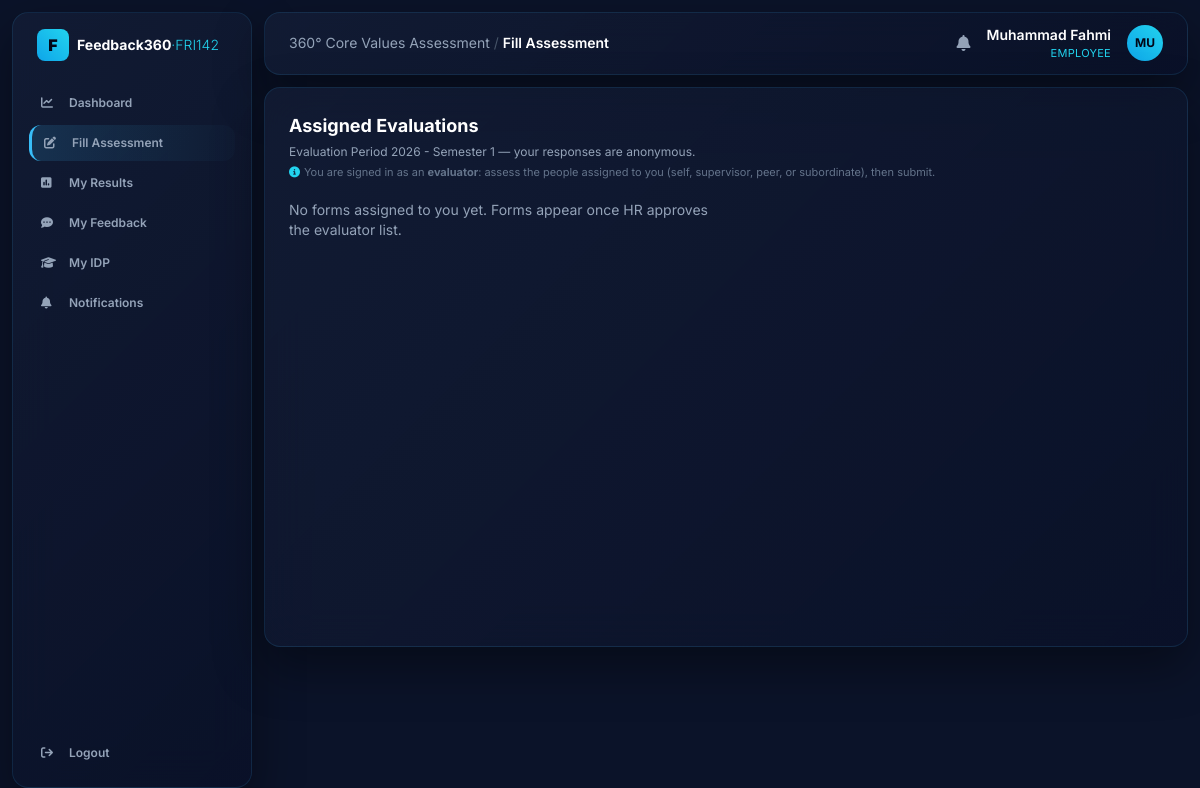
/my-assignments (signed in), run on the app's committed database.
### tables this page shows
CREATE TABLE users (
    id INTEGER PRIMARY KEY AUTOINCREMENT,
    username TEXT UNIQUE NOT NULL,
    password_hash TEXT NOT NULL,
    display_name TEXT NOT NULL,
    role TEXT NOT NULL,                -- admin | hr | management | employee
    employee_id INTEGER REFERENCES employees(id)
);

CREATE TABLE periods (
    id INTEGER PRIMARY KEY AUTOINCREMENT,
    name TEXT NOT NULL,
    start_date TEXT,
    end_date TEXT,
    status TEXT NOT NULL DEFAULT 'draft'   -- draft | active | closed
);

### app.py (the view)
@app.route("/my-assignments")
@require("employee")
def my_assignments():
    period = active_period()
    rows = g.db.execute(
        "SELECT a.*, ae.full_name AS assessee FROM assignments a "
        "JOIN employees ae ON a.assessee_id=ae.id "
        "WHERE a.period_id=? AND a.evaluator_id=? AND a.approval_status='approved' "
        "ORDER BY a.relation_type",
        (period["id"], g.user["employee_id"])).fetchall()
    return render_template("my_assignments.html", rows=rows, period=period)

### app.py (called while the page is built)
@app.before_request
def load_user():
    g.db = get_db()
    g.user = None
    if "uid" in session:
        g.user = g.db.execute(
            "SELECT * FROM users WHERE id=?", (session["uid"],)
        ).fetchone()

def require(*roles):
    def deco(fn):
        @wraps(fn)
        def wrapper(*a, **kw):
            if not g.user:
                return redirect(url_for("login"))
            if roles and g.user["role"] not in roles:
                abort(403)
            return fn(*a, **kw)
        return wrapper
    return deco

@app.context_processor
def inject_globals():
    unread = 0
    if g.get("user"):
        unread = g.db.execute(
            "SELECT COUNT(*) c FROM notifications WHERE is_read=0 AND "
            "(target_role=? OR target_user_id=?)",
            (g.user["role"], g.user["id"]),
        ).fetchone()["c"]
    return dict(user=g.get("user"), VALUES=VALUES, VALUE_LABELS=VALUE_LABELS,
                TARGET=CORPORATE_TARGET, unread=unread)

def active_period():
    return g.db.execute(
        "SELECT * FROM periods WHERE status='active' ORDER BY id DESC LIMIT 1"
    ).fetchone()

### database.py (called while the page is built)
def get_db():
    conn = sqlite3.connect(DB_PATH)
    conn.row_factory = sqlite3.Row
    conn.execute("PRAGMA foreign_keys = ON")
    return conn

### templates/my_assignments.html
{% extends "base.html" %}
{% block heading %}Fill Assessment{% endblock %}
{% block body %}
<h2 class="text-lg font-bold text-white mb-1">Assigned Evaluations</h2>
<p class="text-xs text-slate-400 mb-1">{{ period['name'] }} — your responses are anonymous.</p>
<p class="text-[11px] text-slate-500 mb-5"><i class="fa-solid fa-circle-info mr-1 text-cyan-400"></i>You are signed in as an <strong>evaluator</strong>: assess the people assigned to you (self, supervisor, peer, or subordinate), then submit.</p>
<div class="grid md:grid-cols-2 gap-3">
{% for r in rows %}
  <div class="glossy rounded-xl p-4 flex items-center justify-between">
    <div>
      <div class="text-sm font-semibold text-white">{{ r['assessee'] }}</div>
      <div class="text-[11px] text-cyan-400 uppercase tracking-wide">{{ r['relation_type'] }} assessment</div>
    </div>
    {% if r['submitted'] %}
      <span class="text-emerald-300 text-xs"><i class="fa-solid fa-circle-check mr-1"></i>Submitted</span>
    {% else %}
      <a href="{{ url_for('assess',aid=r['id']) }}" class="btn">Fill form</a>
    {% endif %}
  </div>
{% else %}
  <p class="text-sm text-slate-400">No forms assigned to you yet. Forms appear once HR approves the evaluator list.</p>
{% endfor %}
</div>
{% endblock %}

### templates/base.html (shortened to what this page needs)
<!DOCTYPE html>
<html lang="en">
<head>
<script src="https://cdn.tailwindcss.com"></script>
<link rel="stylesheet" href="https://cdnjs.cloudflare.com/ajax/libs/font-awesome/6.4.0/css/all.min.css">
</head>
<body class="text-slate-200 min-h-screen">
{% if user %}
<div class="flex min-h-screen">
  <aside class="w-60 shrink-0 glossy m-3 rounded-2xl p-4 flex flex-col">
    <div class="flex items-center gap-2 px-2 mb-6">
      <div class="w-8 h-8 bg-gradient-to-tr from-sky-500 to-cyan-400 rounded-lg flex items-center justify-center text-slate-950 font-black">F</div>
      <span class="text-sm font-bold text-white leading-tight">Feedback360<span class="text-cyan-400 font-light">·FRI142</span></span>
    </div>
    {% set R = user['role'] %}
    <nav class="space-y-1 text-xs font-semibold flex-grow">
      {% macro link(ep,icon,label) %}
        <a href="{{ url_for(ep) }}" class="flex items-center gap-3 px-3 py-2.5 rounded-xl navlink {{ 'nav-active' if request.endpoint==ep }}">
          <i class="fa-solid {{ icon }} w-4"></i><span>{{ label }}</span></a>
      {% endmacro %}
      {% if R == 'employee' %}{{ link('my_dashboard','fa-chart-line','Dashboard') }}{% endif %}
      {% if R == 'employee' %}{{ link('my_assignments','fa-pen-to-square','Fill Assessment') }}{% endif %}
      {% if R == 'employee' %}{{ link('my_results','fa-square-poll-vertical','My Results') }}{% endif %}
      {% if R == 'employee' %}{{ link('feedback','fa-comment-dots','My Feedback') }}{% endif %}
      {% if R == 'employee' %}{{ link('my_idp','fa-graduation-cap','My IDP') }}{% endif %}
      {{ link('notifications','fa-bell','Notifications') }}
    </nav>
    <a href="{{ url_for('logout') }}" class="flex items-center gap-3 px-3 py-2.5 rounded-xl navlink text-xs font-semibold mt-2">
      <i class="fa-solid fa-arrow-right-from-bracket w-4"></i><span>Logout</span></a>
  </aside>
  <div class="flex-grow p-3 pl-0">
    <header class="glossy rounded-2xl px-6 py-3 flex justify-between items-center mb-3">
      <div class="text-sm text-slate-400">360° Core Values Assessment <span class="text-slate-600">/</span>
        <span class="text-white font-semibold">{{ self.heading() }}</span></div>
      <div class="flex items-center gap-4">
        <a href="{{ url_for('notifications') }}" class="relative text-slate-400 hover:text-white">
          <i class="fa-solid fa-bell"></i>
        </a>
        <div class="text-right">
          <div class="text-sm font-semibold text-white">{{ user['display_name'] }}</div>
          <div class="text-[11px] text-cyan-400 uppercase tracking-wide">{{ user['role'] }}</div>
        </div>
        <div class="w-9 h-9 rounded-full bg-gradient-to-tr from-sky-500 to-cyan-400 flex items-center justify-center text-slate-950 font-bold text-xs">
          {{ user['display_name'][:2]|upper }}</div>
      </div>
    </header>
    <main class="glossy rounded-2xl p-6 min-h-[70vh]">{% block body %}{% endblock %}</main>
  </div>
</div>
{% else %}{% block plain %}{% endblock %}{% endif %}
</body>
</html>

### templates/base.html (style rules this page uses)
body { font-family:'Inter',sans-serif;background:#0b1329 }
.glossy { background:linear-gradient(135deg,rgba(20,30,55,.75),rgba(10,17,40,.85)); backdrop-filter:blur(20px);border:1px solid rgba(56,189,248,.12); box-shadow:0 20px 50px rgba(0,0,0,.4) }
.nav-active { background:linear-gradient(90deg,rgba(56,189,248,.15),rgba(56,189,248,.02)); border-left:3px solid #38bdf8;color:#fff }
.navlink { color:#94a3b8 }

### data on the page
users: display_name "Muhammad Fahmi", role "EMPLOYEE", display_name "MU"
periods: name "Evaluation Period 2026 - Semester 1"

### other printed values
{{ label }} "Dashboard Fill Assessment My Results My Feedback My IDP Notifications"
